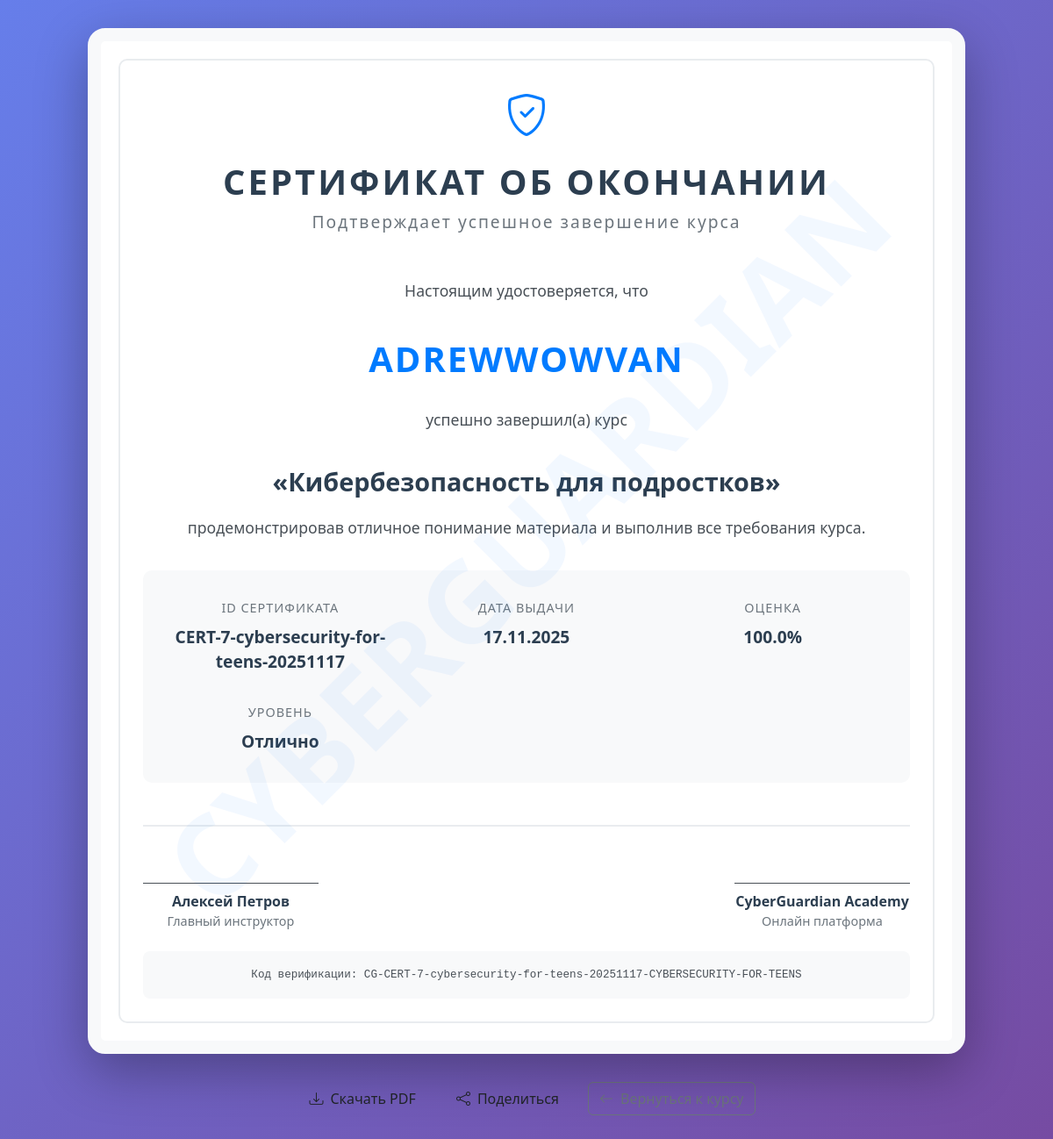
Screenshot of /education/course/cybersecurity-for-teens/certificate (signed in) with the database file from the repository.
### auth/models.py (models this page shows, shortened)
class User(db.Model):
    __tablename__ = 'users'
    id = db.Column(db.Integer, primary_key=True)
    username = db.Column(db.String(80), unique=True, nullable=False)
    email = db.Column(db.String(120), unique=True, nullable=False)
    password_hash = db.Column(db.String(256), nullable=False)
    created_at = db.Column(db.DateTime, default=datetime.utcnow)
    last_login = db.Column(db.DateTime)
    completed_lessons = db.Column(db.Text, default='[]')
    password_strength_score = db.Column(db.Integer, default=0)
    encryption_usage = db.Column(db.Integer, default=0)
    @property
    def is_authenticated(self):
        return True

### education/models.py (models this page shows)
class CourseCertificate(db.Model):
    __tablename__ = 'course_certificates'
    id = db.Column(db.Integer, primary_key=True)
    user_id = db.Column(db.Integer, db.ForeignKey('users.id'), nullable=False)
    course_id = db.Column(db.String(100), nullable=False)
    certificate_id = db.Column(db.String(100), unique=True)
    completion_date = db.Column(db.DateTime, default=datetime.utcnow)
    score = db.Column(db.Float, default=0.0)
    created_at = db.Column(db.DateTime, default=datetime.utcnow)

### education/routes.py (the view)
@education_bp.route("/course/<course_id>/certificate")
@login_required
def course_certificate(course_id):
    course_data = get_course(course_id)
    if not course_data:
        return "Страница не найдена", 404
    certificates = ProgressService.get_user_certificates(current_user.id)
    user_certificate = next((c for c in certificates if c.course_id == course_id), None)
    if not user_certificate:
        return "Сертификат не найден. Завершите курс для получения сертификата.", 404
    certificate_data = {
        "id": user_certificate.certificate_id,
        "course_name": course_data["title"],
        "student_name": current_user.username,
        "completion_date": user_certificate.completion_date.strftime("%d.%m.%Y"),
        "score": user_certificate.score,
    }
    return render_template(
        "education/certificate.html",
        course=course_data,
        certificate=certificate_data
    )

### auth/routes.py (called while the page is built)
@login_manager.user_loader
def load_user(user_id):
    return User.query.get(int(user_id))

### education/courses_data.py (called while the page is built)
def get_course(course_id):
    return COURSES_DATA.get(course_id)

### education/progress_service.py (called while the page is built)
    @staticmethod
    def get_user_certificates(user_id):
        return CourseCertificate.query.filter_by(user_id=user_id).all()

### templates/education/certificate.html (shortened to what this page needs)
<!DOCTYPE html>
<html lang="ru">
<head>
    <link href="https://cdn.jsdelivr.net/npm/bootstrap@5.3.0/dist/css/bootstrap.min.css" rel="stylesheet">
    <link href="https://cdn.jsdelivr.net/npm/bootstrap-icons@1.10.0/font/bootstrap-icons.css" rel="stylesheet">
</head>
<body>
    <div class="certificate-container">
        <div class="certificate">
            <div class="watermark">CYBERGUARDIAN</div>
            <div class="certificate-header">
                <div class="certificate-logo">
                    <i class="bi bi-shield-check"></i>
                </div>
                <h1 class="certificate-title">Сертификат об окончании</h1>
                <p class="certificate-subtitle">Подтверждает успешное завершение курса</p>
            </div>
            <div class="certificate-body">
                <p class="certificate-text">
                    Настоящим удостоверяется, что
                </p>
                <div class="student-name">
                    {{ certificate.student_name }}
                </div>
                <p class="certificate-text">
                    успешно завершил(а) курс
                </p>
                <div class="course-name">
                    «{{ certificate.course_name }}»
                </div>
                <p class="certificate-text">
                    продемонстрировав отличное понимание материала и выполнив все требования курса.
                </p>
                <div class="certificate-details">
                    <div class="detail-item">
                        <div class="detail-label">ID сертификата</div>
                        <div class="detail-value">{{ certificate.id }}</div>
                    </div>
                    <div class="detail-item">
                        <div class="detail-label">Дата выдачи</div>
                        <div class="detail-value">{{ certificate.completion_date }}</div>
                    </div>
                    <div class="detail-item">
                        <div class="detail-label">Оценка</div>
                        <div class="detail-value">{{ certificate.score }}%</div>
                    </div>
                    <div class="detail-item">
                        <div class="detail-label">Уровень</div>
                        <div class="detail-value">
                            {% if certificate.score >= 90 %}Отлично
                            {% elif certificate.score >= 80 %}Хорошо
                            {% elif certificate.score >= 70 %}Удовлетворительно
                            {% else %}Зачет{% endif %}
                        </div>
                    </div>
                </div>
            </div>
            <div class="certificate-footer">
                <div class="signature">
                    <div class="signature-line"></div>
                    <div class="signature-name">Алексей Петров</div>
                    <div class="signature-title">Главный инструктор</div>
                </div>
                <div class="signature">
                    <div class="signature-line"></div>
                    <div class="signature-name">CyberGuardian Academy</div>
                    <div class="signature-title">Онлайн платформа</div>
                </div>
            </div>
            <div class="verification-code text-center mt-4">
                <small>Код верификации: CG-{{ certificate.id }}-{{ course.id|upper }}</small>
            </div>
        </div>
        <div class="certificate-actions">
            <button class="btn btn-cyber me-3" onclick="downloadCertificate()">
                <i class="bi bi-download me-2"></i>Скачать PDF
            </button>
            <button class="btn btn-cyber-outline me-3" onclick="shareCertificate()">
                <i class="bi bi-share me-2"></i>Поделиться
            </button>
            <a href="{{ url_for('education.course_page', course_id=course.id) }}" class="btn btn-outline-secondary">
                <i class="bi bi-arrow-left me-2"></i>Вернуться к курсу
            </a>
        </div>
    </div>
</body>
</html>

### templates/education/certificate.html (style rules this page uses)
.certificate-container { min-height: 100vh; background: linear-gradient(135deg, #667eea 0%, #764ba2 100%); padding: 2rem 0; }
.certificate { background: white; border-radius: 20px; box-shadow: 0 20px 60px rgba(0, 0, 0, 0.3); padding: 3rem; max-width: 1000px; margin: 0 auto; position: relative; border: 15px solid #f8f9fa; }
.certificate::before { content: ''; position: absolute; top: 20px; left: 20px; right: 20px; bottom: 20px; border: 2px solid #e9ecef; border-radius: 10px; pointer-events: none; }
.certificate-header { text-align: center; margin-bottom: 3rem; position: relative; }
.certificate-logo { font-size: 3rem; color: #007bff; margin-bottom: 1rem; }
.certificate-title { font-size: 2.5rem; font-weight: 700; color: #2c3e50; margin-bottom: 0.5rem; text-transform: uppercase; letter-spacing: 3px; }
.certificate-subtitle { font-size: 1.2rem; color: #6c757d; font-weight: 300; letter-spacing: 2px; }
.certificate-body { text-align: center; margin-bottom: 3rem; }
.certificate-text { font-size: 1.1rem; color: #495057; margin-bottom: 2rem; line-height: 1.8; }
.student-name { font-size: 2.5rem; font-weight: 700; color: #007bff; margin: 1.5rem 0; text-transform: uppercase; letter-spacing: 2px; }
.course-name { font-size: 1.8rem; font-weight: 600; color: #2c3e50; margin: 1rem 0; }
.certificate-details { display: grid; grid-template-columns: repeat(auto-fit, minmax(200px, 1fr)); gap: 2rem; margin: 2rem 0; padding: 2rem; background: #f8f9fa; border-radius: 10px; }
.detail-item { text-align: center; }
.detail-label { font-size: 0.9rem; color: #6c757d; text-transform: uppercase; letter-spacing: 1px; margin-bottom: 0.5rem; }
.detail-value { font-size: 1.2rem; font-weight: 600; color: #2c3e50; }
.certificate-footer { display: flex; justify-content: space-between; align-items: center; margin-top: 3rem; padding-top: 2rem; border-top: 2px solid #e9ecef; }
.signature { text-align: center; }
.signature-line { width: 200px; height: 1px; background: #495057; margin: 2rem auto 0.5rem; }
.signature-name { font-weight: 600; color: #2c3e50; }
.signature-title { font-size: 0.9rem; color: #6c757d; }
.certificate-actions { text-align: center; margin-top: 2rem; }
.watermark { position: absolute; top: 50%; left: 50%; transform: translate(-50%, -50%) rotate(-45deg); font-size: 8rem; color: rgba(0, 123, 255, 0.05); font-weight: 900; pointer-events: none; user-select: none; z-index: 1; }
.verification-code { background: #f8f9fa; padding: 1rem; border-radius: 8px; margin-top: 1rem; font-family: monospace; font-size: 0.9rem; color: #495057; }

### rows the page displays
User: student_name "ADREWWOWVAN"
CourseCertificate: id "CERT-7-cybersecurity-for-teens-20251117", score "100.0", id "CYBERSECURITY-FOR-TEENS"

### other values shown
{{ certificate.course_name }} "Кибербезопасность для подростков"
{{ certificate.completion_date }} "17.11.2025"
